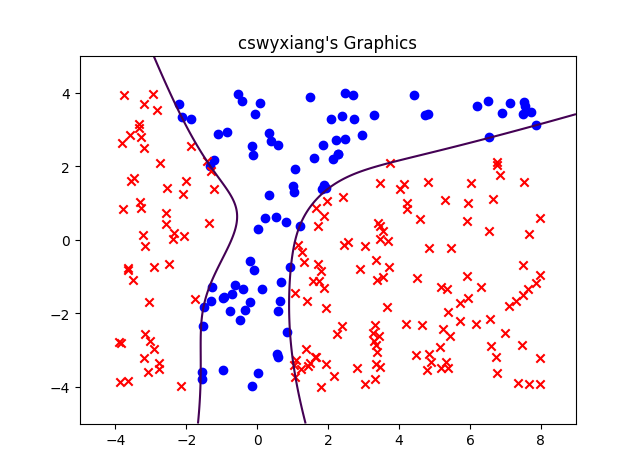

Write Python code to recreate this figure.
import numpy as np
import matplotlib.pyplot as plt
from numpy import *

file1 = open("task3_x.dat")
dataX = file1.readlines()
file2 = open("task3_y.dat")
dataY = file2.readlines()

file1.close()
file2.close()

X = []
Y = []

for eachline in dataX:
	X1 = float(eachline.split()[0])
	X2 = float(eachline.split()[1])
	X.append((1,X1,X2,X1*X2,X1**2,X2**2,X1*X2**2,X2*X1**2,X1**3,X2**3,X1*X2**3,X2*X1**3,X1**2*X2**2,X1**4,X2**4))
for eachline in dataY:
	Y.append(float(eachline))

X = mat(X)
Y = mat(Y).T

theta = [0,0,0,0,0,0,0,0,0,0,0,0,0,0,0]
theta = mat(theta).T
m = size(X1)
alpha = 0.01
Max_step = 80000

for i in range(Max_step):
	error = 1/(1 + exp(-X*theta)) - Y
	theta = theta - alpha * X.T * error
print(theta)
x1 = np.arange(-5, 9, .01)
x2 = np.arange(-5, 5, .01)
x1,x2 = np.meshgrid(x1,x2)
f = theta[0,0] + theta[1,0]*x1 + theta[2,0]*x2 + theta[3,0]*x1*x2 + theta[4,0]*x1**2 + theta[5,0]*x2**2 + theta[6,0]*x1*x2**2 + theta[7,0]*x2*x1**2 + theta[8,0]*x1**3 + theta[9,0]*x2**3 + theta[10,0]*x1*x2**3 + theta[11,0]*x2*x1**3 + theta[12,0]*(x1**2)*(x2**2) + theta[13,0]*x1**4 + theta[14,0]*x2**4

plt.contour(x1,x2,f,0)

t = 0;
for each in Y:	
	if each > 0:
		plt.scatter(X[t,1],X[t,2],color = 'red',marker = "x")
	else:
		plt.scatter(X[t,1],X[t,2],color = 'blue')
	t = t + 1
plt.title("cswyxiang's Graphics")
plt.legend()
plt.show()
